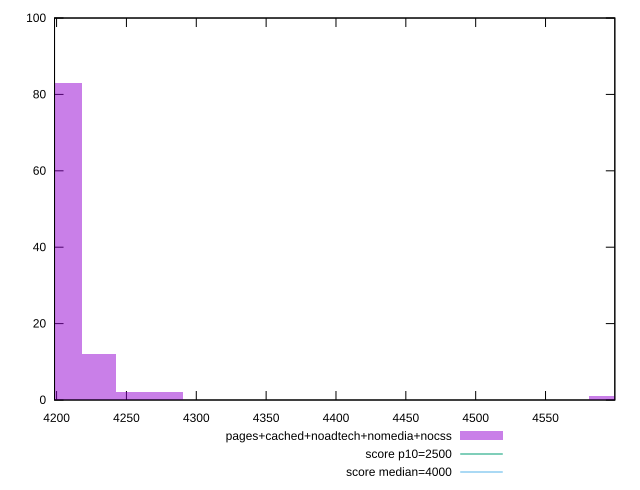

Source code (gnuplot):
reset

$pagesCachedNoadtechNomediaNocss <<EOF
4592.935959026549 1
4254.509098887751 2
4206.162404582208 83
4230.33575173498 12
4278.682446040522 2
EOF

set key outside below
set boxwidth 24.173347152771314
set xrange [4198.53675:4599.599]
set yrange [0:100]
set trange [0:100]
set style fill transparent solid 0.5 noborder

set parametric
set terminal svg size 640, 490 enhanced background rgb 'white'
set output "report_0_00242021-02-20T12:25:28.543Z/largest-contentful-paint/comparison/histogram/4_vs_5.svg"

plot $pagesCachedNoadtechNomediaNocss title "pages+cached+noadtech+nomedia+nocss" with boxes, \
     2500,t title "score p10=2500", \
     4000,t title "score median=4000"

reset
